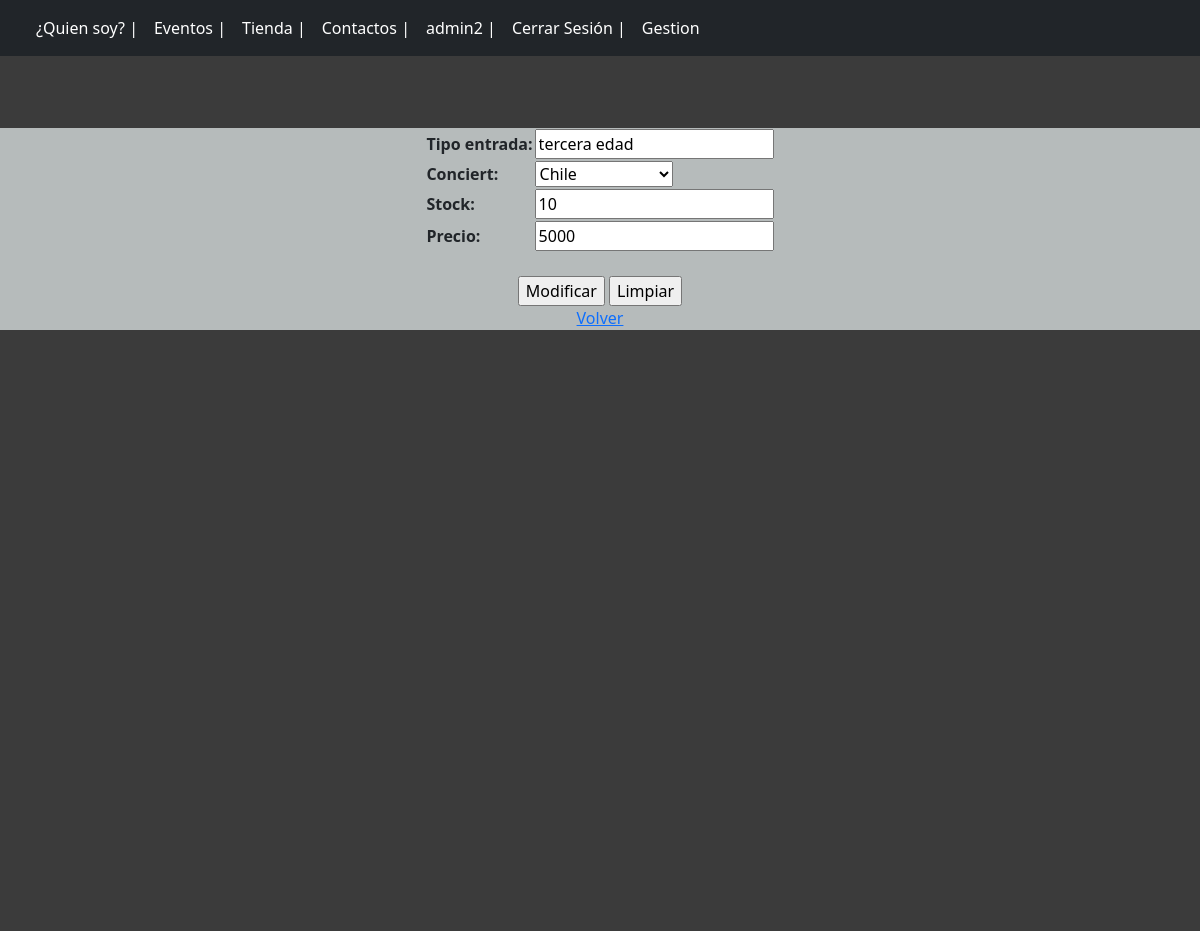
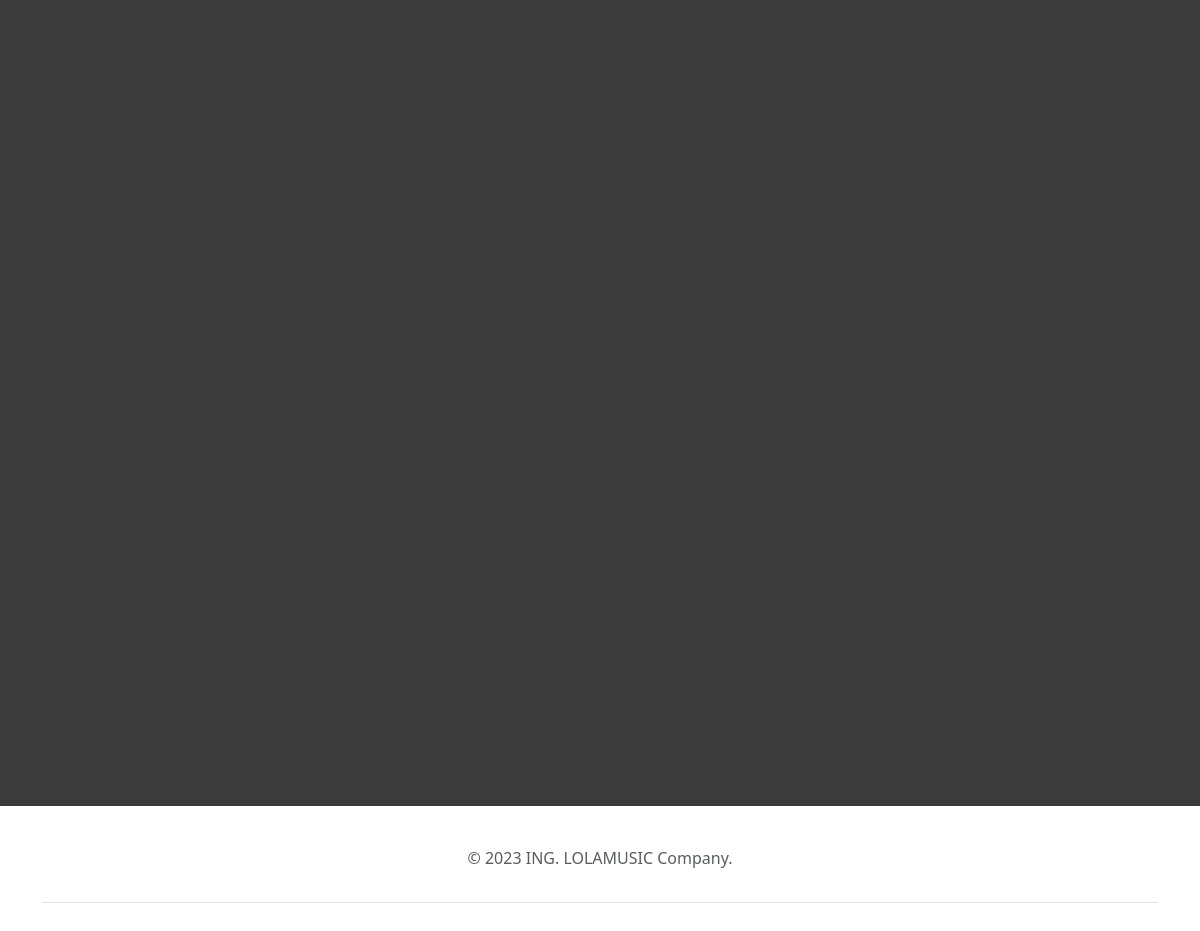
The page /ModificarEntrada/6/ (signed in) on the database its author committed (2 pictures, top to bottom).
### core/models.py (models this page shows, shortened)
class Entrada(models.Model):
    id = models.AutoField(primary_key=True)
    tipo_entrada = models.CharField(null=False,max_length=200)
    conciert = models.ForeignKey(Concierto,null=False, on_delete=CASCADE)
    stock = models.IntegerField(null=False,validators=[MinValueValidator(0)])
    precio = models.IntegerField(null=False,validators=[MinValueValidator(0)])

### core/views.py (the view)
# urls.py: path('ModificarEntrada/<id>/', ModificarEntrada, name="ModificarEntrada"),
@permission_required('app.add_concierto')
def ModificarEntrada(request,id):
    entrada = Entrada.objects.get(id=id)
    data = {
        'form':EntradaForm(instance=entrada)
    }
    if request.method == 'POST':
        formulario = EntradaForm(data=request.POST, instance=entrada)
        if formulario.is_valid():
            formulario.save()
            data['mensaje'] = "Modificado correctamente"
            data['form'] = formulario
    return render(request,'core/Modificar.html',data)

### core/forms.py
class EntradaForm(forms.ModelForm):
    class Meta:
        model = Entrada
        fields = "__all__"

### core/models.py (called while the page is built)
    def __str__(self):
        return self.lugar

### core/templates/core/Modificar.html (shortened to what this page needs)
{% extends 'core/base.html' %}
    {% load static %}
    {% block css %}
    <link rel="stylesheet" href="{% static 'core/'%}css/estilo.css">
    <link href="https://cdn.jsdelivr.net/npm/bootstrap@5.3.0-alpha2/dist/css/bootstrap.min.css" rel="stylesheet">
    {% endblock %}
    {% block javaScri %}
      <link rel="stylesheet" href="{% static 'core/'%}js/scrpit.js">
      <link href="https://cdn.jsdelivr.net/npm/bootstrap@5.3.0-alpha2/dist/css/bootstrap.min.css" rel="stylesheet">
    {% endblock %}
{% block body %}
    <br><br><br>
    <section class="form-registro" style="background-color: rgb(182, 187, 187);">
        <center>
            <form action="" method="POST">
                <table>
                    {{form.as_table}}
                </table>
                <br>
                <input class="boton" type="submit" name=""  value="Modificar">
                <input type="reset" name="" value="Limpiar">
            </form>
            <a href="{% url 'Gestion' %}">Volver</a>
        </center>
    </section>
{% endblock %}

### core/templates/core/base.html (shortened to what this page needs)
<!DOCTYPE html>
<html lang="en">
<head>
    {% load static %}
    {% block css %}
    {% endblock %}
    {% block javaScri %}
    {% endblock %}
    <link href="https://cdn.jsdelivr.net/npm/bootstrap@5.3.0-alpha2/dist/css/bootstrap.min.css" rel="stylesheet">
</head>
<div class="navegador">
    <nav class="navbar navbar-expand-lg bg-dark" data-bs-theme="dark">
        <div class="container-fluid" >
          <div class="collapse navbar-collapse" id="navbarSupportedContent">
            <ul class="navbar-nav me-auto mb-2 mb-lg-0">
              <li class="nav-item">
                <a class="nav-link active" aria-current="page" href="{% url 'info' %}">¿Quien soy?  |</a>
              </li>
              <li class="nav-item">
                <a class="nav-link active" aria-current="page" href="{% url 'eventos' %}">Eventos  |</a>
              </li>
              <li class="nav-item">
                <a class="nav-link active" aria-current="page" href="{% url 'tienda' %}">Tienda  |</a>
              </li>
              <li class="nav-item">
                <a class="nav-link active" aria-current="page" href="{% url 'contactos' %}">Contactos  |</a>
              </li>
              {% if user.is_authenticated %}
              <li class="nav-item">
                <a class="nav-link active" aria-current="page">{{ user.username}}  |</a>
              </li>
              <li class="nav-item">
                <a class="nav-link active" aria-current="page" href="{% url 'logout' %}">Cerrar Sesión  |</a>
              </li>
              {% else %}
              <li class="nav-item">
                <a class="nav-link active" aria-current="page" href="{% url 'login' %}">Login  |</a>
              </li>
              {% endif %}
              {% if perms.app.add_cliente %}
              <li class="nav-item">
                <a class="nav-link active" aria-current="page" href="{% url 'Gestion' %}">Gestion</a>
              </li>
              {% endif %}
            </ul>
          </div>
        </div>
      </nav>
</div>
<body>
    <div class="principal">
      {% block body %}
      {% endblock %}
    </div>
</body>
<div class="container">
  <footer class="py-3 my-4">
    <ul class="nav justify-content-center border-bottom pb-3 mb-3">
    <p class="text-center text-muted">&copy; 2023 ING. LOLAMUSIC Company.</p>
  </footer>
</html>

### core/static/core/css/estilo.css (style rules this page uses)
body { overflow-x:hidden; overflow-y: auto; background-color: rgb(59, 59, 59); }
.principal { background-color: rgb(59, 59, 59); width: 100vw; height: 1681px; }

### rows shown on the page
Entrada: tipo_entrada "tercera edad", conciert "Chile", stock "10", precio "5000"

### other values the page prints
{{ user.username }} "admin2"
